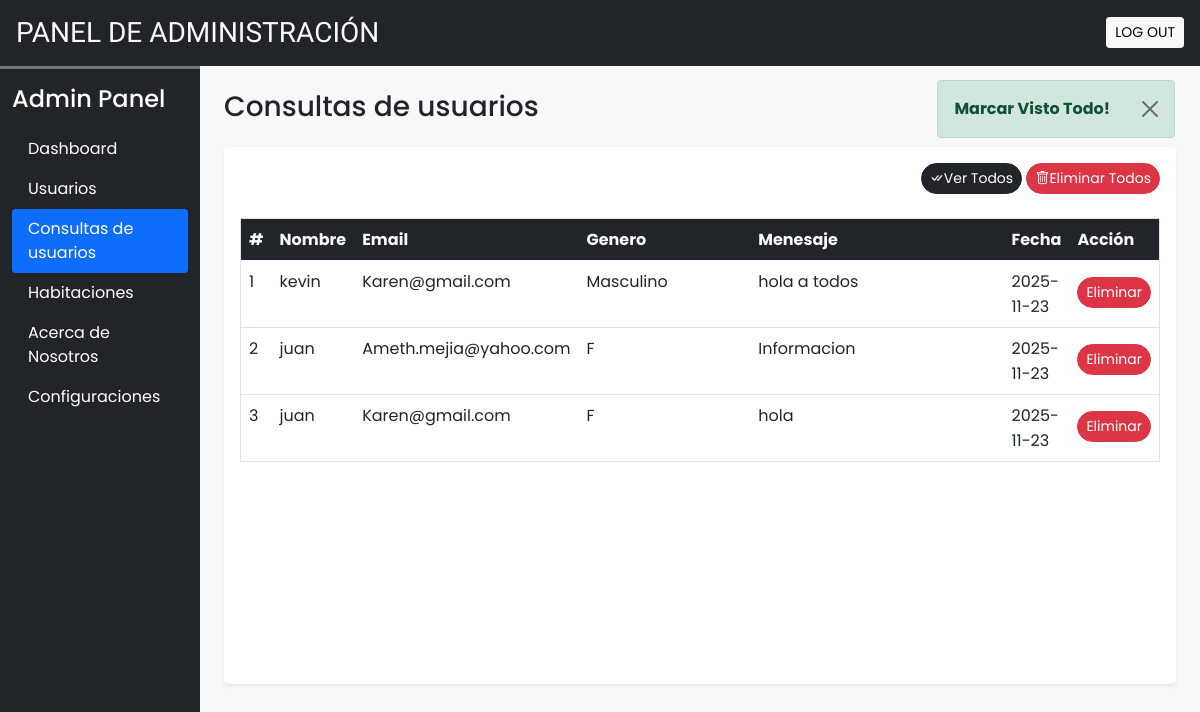
The app's page /admin/user_queries.php?seen=all (signed in) with its own data.
### tables this page shows
CREATE TABLE `user_queries` (
  `sr_no` int(11) NOT NULL,
  `name` varchar(100) NOT NULL,
  `email` varchar(100) NOT NULL,
  `subject` varchar(100) NOT NULL,
  `message` varchar(500) NOT NULL,
  `date` date NOT NULL DEFAULT current_timestamp(),
  `seen` tinyint(4) NOT NULL DEFAULT 0
);

### admin/inc/db_config.php (called while the page is built, shortened)
<?php
function filteration($data)
{
    foreach ($data as $key => $value) {
        $value = trim($value);
        $value = stripslashes($value);
        $value = strip_tags($value);
        $value = htmlspecialchars($value);
        $data[$key] = $value;
    }
    return $data;
}
function update($sql, $values, $datatypes)
{
    $con = $GLOBALS['con'];
    if ($stmt = mysqli_prepare($con, $sql)) {
        mysqli_stmt_bind_param($stmt, $datatypes, ...$values);
        if (mysqli_stmt_execute($stmt)) {
            $res = mysqli_stmt_affected_rows($stmt);
            return $res;
        } else {
            mysqli_stmt_close($stmt);
            die("Query cannot be executed - UPDATE");
        }
    } else {
        die("Query cannot be prepared - UPDATE");
    }
}

### admin/user_queries.php (the view, shortened to what this page needs)
<?php
require('inc/esenciales.php');
require('inc/db_config.php');
if (isset($_GET['seen'])) {
    $frm_data = filteration($_GET);
    if ($frm_data['seen'] == 'all') {
        $q = "UPDATE `user_queries` SET `seen`=?";
        $values = [1];
        if (update($q, $values, 'i')) {
            alert('success', 'Marcar Visto Todo!');
        } else {
            alert('error', 'Operacion Fallo!');
        }
    }
}
?>
<!DOCTYPE html>
<html lang="es">
<head>
    <?php require('inc/links.php'); ?>
</head>
<body class="bg-light">
    <?php include('inc/header.php'); ?>
    <div class="container-fluid" id="main-content">
        <div class="row">
            <div class="col-lg-10 ms-auto p-4 overflow-hidden">
                <h3 class="mb-4">Consultas de usuarios</h3>
                <div class="card border-0 shadow-sm mb-4">
                    <div class="card-body">
                        <div class="text-end mb-4">
                            <a href="?seen=all" class="btn btn-dark rounded-pill shadow-none btn-sm">
                                <i class="bi bi-check-all"></i>Ver Todos
                            </a>
                            <a href="?del=all" class="btn btn-danger rounded-pill shadow-none btn-sm">
                                <i class="bi bi-trash"></i>Eliminar Todos
                            </a>
                        </div>
                        <div class="table-responsive-md" style="height: 450px; overflow-y: scroll;">
                            <table class="table table-hover border">
                                <thead class="sticky-top">
                                    <tr class="bg-dark text-light">
                                        <th scope="col">#</th>
                                        <th scope="col">Nombre</th>
                                        <th scope="col">Email</th>
                                        <th scope="col" width="20%">Genero</th>
                                        <th scope="col" width="30%">Menesaje</th>
                                        <th scope="col">Fecha</th>
                                        <th scope="col">Acción</th>
                                    </tr>
                                </thead>
                                <tbody>
                                    <?php
                                    $q = "SELECT * FROM `user_queries` ORDER BY `sr_no` DESC";
                                    $data = mysqli_query($con, $q);
                                    $i = 1;
                                    while ($row = mysqli_fetch_assoc($data)) {
                                        $seen = '';
                                        $seen .= "<a href='?del=$row[sr_no]' class='btn btn-sm rounded-pill btn-danger mt-2'>Eliminar</a>";
                                        echo <<<query
                                        <tr>
                                        <td>$i</td>
                                        <td>$row[name]</td>
                                        <td>$row[email]</td>
                                        <td>$row[subject]</td>
                                        <td>$row[message]</td>
                                        <td>$row[date]</td>
                                        <td>$seen</td>
                                        </tr>
                                        query;
                                        $i++;
                                    }
                                    ?>
                                </tbody>
                            </table>
                        </div>
                    </div>
                </div>
            </div>
        </div>
    </div>
</body>
</html>

### admin/css/principalAdmin.css (style rules this page uses)
:root { --teal: #2ec1ac; --teal_hover: #279e8c; }
* { font-family: 'Poppins', sans-serif; }

### records on screen
user_queries: name "kevin", email "Karen@gmail.com", subject "Masculino", message "hola a todos", date "2025-11-23"
user_queries: name "juan", email "Ameth.mejia@yahoo.com", subject "F", message "Informacion", date "2025-11-23"
user_queries: name "juan", email "Karen@gmail.com", subject "F", message "hola", date "2025-11-23"

### other values on screen
$msg "Marcar Visto Todo!"
